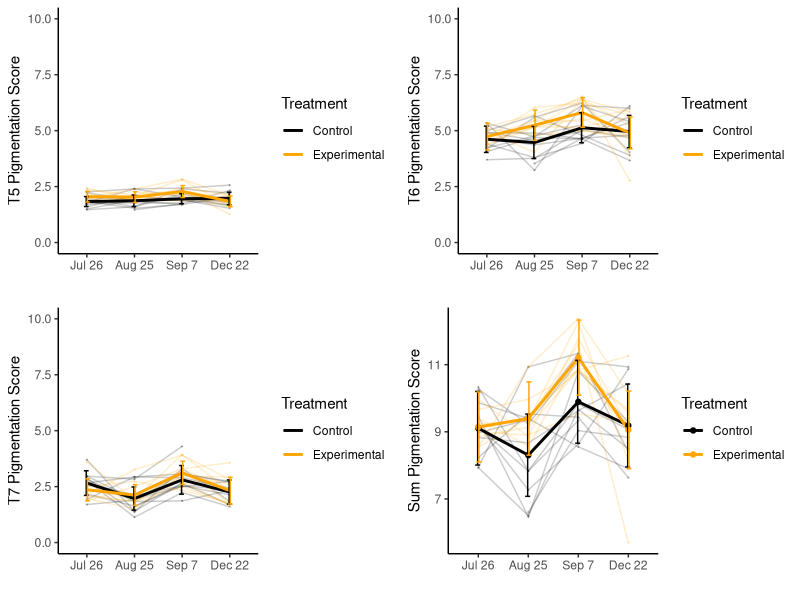
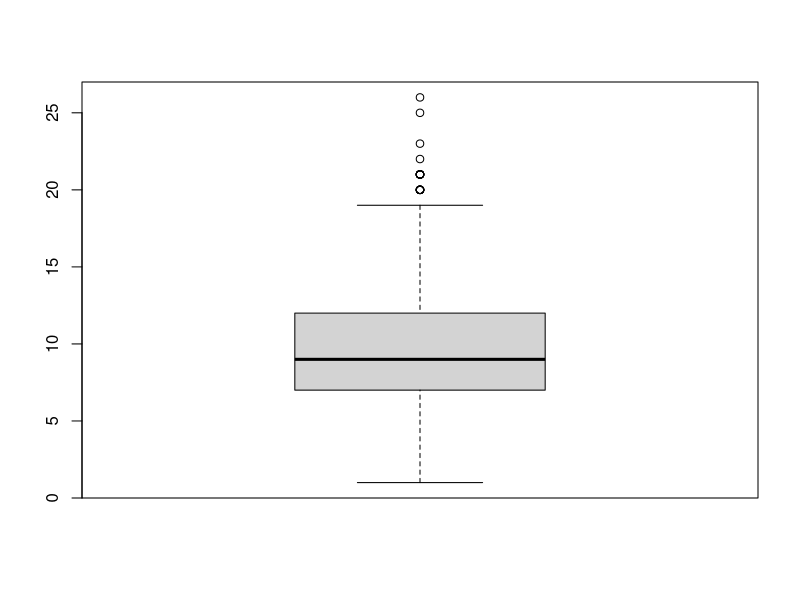
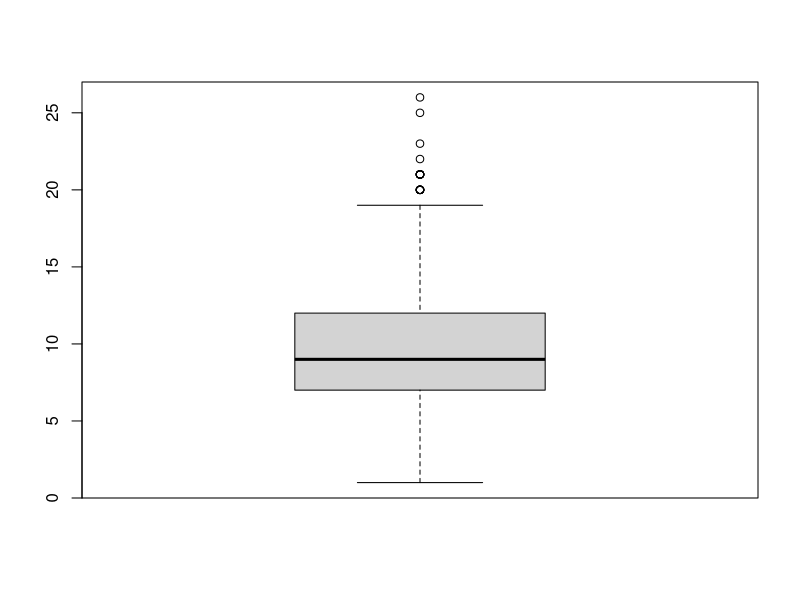
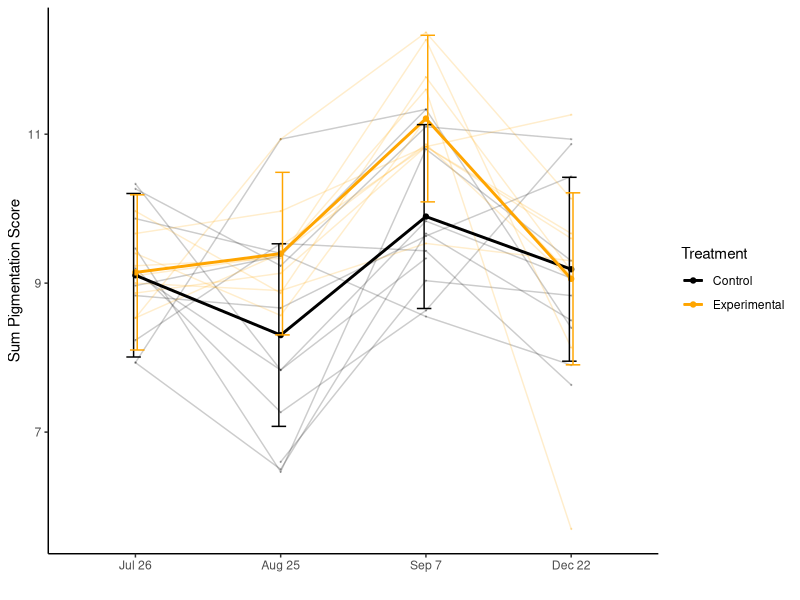

Write R code to recreate these figures, in order. (Note: this script raises an error after producing the figures.)
## ---- chunk 1
library(tidyverse)
library(gridExtra) # for arranging multiple plots in 1 image
## ---- chunk 2
raw_pigmentation1 <- read.csv("./data/Caitlynn_PigmentationData.csv")
raw_pigmentation2 <- read.csv("./data/Andy_PigmentationData.csv")
pigmentation_master <- read.csv("./data/Samples_Master.csv")

# Combine data and recompute sums
raw_pigmentation1 <- raw_pigmentation1 %>% rename(Rand_ID = Tube.)
pigmentation_wTPs28 <- rbind(raw_pigmentation1[1:5], raw_pigmentation2[1:5])
pigmentation_wTPs28 <- pigmentation_wTPs28 %>% mutate("Sum" = T5 + T6 + T7)

# Merge using Rand_ID
pigmentation_wTPs28 <- merge(pigmentation_wTPs28, pigmentation_master)
write.csv(pigmentation_wTPs28, "pigmentation_wTPs28.csv")

# Notes:
# - raw_pigmentation1 row 1557 malformed
# - no data for Rand_ID 13
## ---- chunk 3
pigmentation <- pigmentation_wTPs28[!(pigmentation_wTPs28$TP==2 |pigmentation_wTPs28$TP==8),]
write.csv(pigmentation, "pigmentation.csv")
## ---- chunk 4
# pigmentation <- read.csv("pigmentation.csv")

pigmentation_nadrop <- drop_na(pigmentation) # TEMP CODE, Removed NAs to visualize
pigmentation_by_TP_cage <- pigmentation_nadrop %>% # TEMP CODE, Removed NAs to visualize
# pigmentation_by_TP_cage <- pigmentation %>% 
  group_by(TP, Treatment, Cage) %>% 
  summarise(
    T5 = mean(T5),
    T6 = mean(T6),
    T7 = mean(T7),
    Sum = mean(Sum)
  ) %>% 
  mutate(
    Cage = paste(Treatment, Cage, sep="-"),
    TP = as.factor(TP),
    Treatment = case_when(
      Treatment == "E" ~ "Control",
      Treatment == "P" ~ "Experimental"
    )
  ) 

write.csv(pigmentation_by_TP_cage, "pigmentation_by_TP_cage_nadrop.csv") # TEMP CODE, Removed NAs to visualize
# write.csv(pigmentation_by_TP_cage, "pigmentation_by_TP_cage.csv")

summary(pigmentation_by_TP_cage[4:7])
## ---- chunk 5
# pigmentation <- read.csv("pigmentation.csv")

pigmentation_nadrop <- drop_na(pigmentation) # TEMP CODE, Removed NAs to visualize
pigmentation_by_TP_treatment <- pigmentation_nadrop %>% # TEMP CODE, Removed NAs to visualize
# pigmentation_by_TP_treatment <- pigmentation %>% 
  group_by(TP, Treatment) %>%
  summarise(
    se5 = sd(T5)/sqrt(10),
    se6 = sd(T6)/sqrt(10),
    se7 = sd(T7)/sqrt(10),
    seSum = sd(Sum)/sqrt(10),
    T5 = mean(T5),
    T6 = mean(T6),
    T7 = mean(T7),
    Sum = mean(Sum),
    ) %>% 
    mutate(
      TP = as.factor(TP),
      Treatment = case_when(
        Treatment == "E" ~ "Control",
        Treatment == "P" ~ "Experimental"
      )
    )

write.csv(pigmentation_by_TP_treatment, "pigmentation_by_TP_treatment_nadrop.csv") # TEMP CODE
# write.csv(pigmentation_by_TP_Treatment, "pigmentation_by_TP_Treatment.csv")

summary(pigmentation_by_TP_cage[4:7])
## ---- chunk 6
# Use these .csv files if data frames have not been fixed
# pigmentation_by_TP_treatment <- read.csv("pigmentation_by_TP_cage_nadrop.csv")
# pigmentation_by_TP_treatment <- read.csv("pigmentation_by_TP_treatment_nadrop.csv")

# pigmentation_by_TP_treatment <- read.csv("pigmentation_by_TP_cage.csv")
# pigmentation_by_TP_treatment <- read.csv("pigmentation_by_TP_treatment.csv")
## ---- chunk 7
p1 <- ggplot(
  data=pigmentation_by_TP_cage,
  aes(x=TP, y=T5, group=Treatment, color=Treatment)
) + 
geom_line(aes(group=Cage), alpha=0.2) + # Cage pigmentation
geom_point(aes(color=Treatment), size= 0.2, alpha = 0.2) +  # Cage pigmentation
geom_line(data=pigmentation_by_TP_treatment, aes(x=TP, y=T5), size=1) +  # Treatment pigmentation
geom_errorbar(data=pigmentation_by_TP_treatment, aes(y=T5, ymin=T5-se5, ymax=T5+se5), width=.2,
               position=position_dodge(0.05)) + # Treatment pigmentation
scale_color_manual(values=c("black","orange")) +
scale_x_discrete(
  labels = c("Jul 26",  "Aug 25", "Sep 7", "Dec 22"),
) +
ylim(0, 10) +
labs( y = "T5 Pigmentation Score",  x="") +
theme_classic() # +
# theme(
#   axis.title.x = element_text(size = 0),
#   axis.title.y = element_text(size = 30),
#   axis.text.x = element_text(size = 30),
#   axis.text.y = element_text(size = 30),
#   )  

p2 <- ggplot(
  data=pigmentation_by_TP_cage,
  aes(x=TP, y=T6, group=Treatment, color=Treatment)
) + 
geom_line(aes(group=Cage), alpha=0.2) + # Cage pigmentation
geom_point(aes(color=Treatment), size= 0.2, alpha = 0.2) + # Cage pigmentation
geom_line(data=pigmentation_by_TP_treatment, aes(x=TP, y=T6), size=1) + # Treatment pigmentation
geom_errorbar(data=pigmentation_by_TP_treatment, aes(y=T6, ymin=T6-se6, ymax=T6+se6), width=.2,
               position=position_dodge(0.05)) + # Treatment pigmentation
scale_color_manual(values=c("black","orange")) +
scale_x_discrete(
  labels = c("Jul 26",  "Aug 25", "Sep 7", "Dec 22"),
) +
ylim(0, 10) +
labs( y = "T6 Pigmentation Score",  x="") +
theme_classic() # +
# theme(
#   axis.title.x = element_text(size = 0),
#   axis.title.y = element_text(size = 30),
#   axis.text.x = element_text(size = 30),
#   axis.text.y = element_text(size = 30),
#   )  

p3 <- ggplot(
  data=pigmentation_by_TP_cage,
  aes(x=TP, y=T7, group=Treatment, color=Treatment)
) + 
geom_line(aes(group=Cage), alpha=0.2) + # Cage pigmentation
geom_point(aes(color=Treatment), size= 0.2, alpha = 0.2) + # Cage pigmentation
geom_line(data=pigmentation_by_TP_treatment, aes(x=TP, y=T7), size=1) + # Treatment pigmentation
geom_errorbar(data=pigmentation_by_TP_treatment, aes(y=T7, ymin=T7-se7, ymax=T7+se7), width=.2,
               position=position_dodge(0.05)) + # Treatment pigmentation
scale_color_manual(values=c("black","orange")) +
scale_x_discrete(
  labels = c("Jul 26",  "Aug 25", "Sep 7", "Dec 22"),
) +
ylim(0, 10) +
labs( y = "T7 Pigmentation Score",  x="") +
theme_classic() # +
# theme(
#   axis.title.x = element_text(size = 0),
#   axis.title.y = element_text(size = 30),
#   axis.text.x = element_text(size = 30),
#   axis.text.y = element_text(size = 30),
#   )  

p4 <- ggplot(
  data=pigmentation_by_TP_cage,
  aes(x=TP, y=Sum, group=Treatment, color=Treatment)
) + 
geom_line(aes(group=Cage), alpha=0.2) + # Cage pigmentation
geom_point(aes(color=Treatment), size= 0.2, alpha = 0.2) + # Cage pigmentation
geom_line(data=pigmentation_by_TP_treatment, aes(x=TP, y=Sum), size=1) +
geom_point(data=pigmentation_by_TP_treatment, aes(x=TP, y=Sum)) + # Treatment pigmentation
geom_errorbar(data=pigmentation_by_TP_treatment, aes(y=Sum, ymin=Sum-seSum, ymax=Sum+seSum), width=.2,     
              position=position_dodge(0.05)) + # Treatment pigmentation
scale_color_manual(values=c("black","orange")) +
scale_x_discrete(
  labels = c("Jul 26",  "Aug 25", "Sep 7", "Dec 22"),
) +
labs(y = "Sum Pigmentation Score",  x="") +
theme_classic() # +
# theme(
#   axis.title.x = element_text(size = 0),
#   axis.title.y = element_text(size = 28),
#   axis.text.x = element_text(size = 30),
#   axis.text.y = element_text(size = 30),
#   legend.title = element_text(size = 30),
#   legend.text = element_text(size = 25)
#   )  

grid.arrange(p1, p2, p3, p4)
ggsave("pigmentation_plot.png") # Only saves sum plot
## ---- chunk 8
# pigmentation <- read.csv("pigmentation.csv")
# pigmentation_nadrop <- drop_na(pigmentation)
## ---- chunk 9
shapiro.test(pigmentation_nadrop$Sum)

boxplot(pigmentation_nadrop$Sum)
boxplot(pigmentation_nadrop$Sum)
## ---- chunk 10
pigmentation_nadrop_log <- pigmentation_nadrop %>% mutate(log.Sum = log(Sum))
## ---- chunk 11
stats_time_pigmentation <- data.frame(treatment=character(), time_frame=integer(), p=double())

for (group in unique(pigmentation_nadrop_log$Treatment)) {
  time_gap = 1
  for (dates in list(c(3, 7), c(7, 9), c(9, 13))) {
    data_sub <- pigmentation_nadrop_log %>% filter(TP %in% dates & Treatment == group)
    
    full.model = lmer(log.Sum ~ TP + (1|Experimenter) + (1|Sample), data=data_sub, REML=FALSE)
    noTP.model = lmer(log.Sum ~ (1|Experimenter) + (1|Sample), data=data_sub, REML=FALSE)
    p = anova(full.model, noTP.model)[2,8]
    
    stats_time_pigmentation  <- rbind(stats_time_pigmentation, data.frame(treatment=c(group), time_frame=c(time_gap), p=c(p)))
    time_gap = time_gap + 1
  }
}

# Make easier to interpret
stats_time_pigmentation_simple <- stats_time_pigmentation  %>%
  mutate(
    time_frame = case_when(
      # time_frame == 1 ~ "Jul 26 - Aug 25",
      # time_frame == 2 ~ "Aug 25 - Sep 7",
      # time_frame == 3 ~ "Sep 7 - Dec 22"
      time_frame == 1 ~ "07-26 to 08-25",
      time_frame == 2 ~ "08-25 to 09-07",
      time_frame == 3 ~ "09-07 to 12-22"
    ),
    p = case_when(
      p < 0.001 ~ "<0.001",
      p >= 0.001 ~ as.character(round(p, digits=3))
    ),
    sig = case_when(
      p < 0.05 ~ "*",
      p >= 0.001 ~ ""
    )
  )

write.csv(stats_time_pigmentation_simple, "stats_time_pigmentation.csv")
stats_time_pigmentation_simple
## ---- chunk 12
stats_treatment_pigmentation <- data.frame(TP=integer(), p=double())

for (tp in c(3, 7, 9, 13)) {
  data_sub <- pigmentation_nadrop_log %>% filter(TP == tp)
  full.model = lmer(log.Sum ~ Treatment + (1|Experimenter) + (1|Sample), data=data_sub, REML=FALSE)
  noTreatment.model = lmer(log.Sum ~ (1|Experimenter) + (1|Sample), data=data_sub, REML=FALSE)
  p = anova(full.model, noTreatment.model)[2,8]
  stats_treatment_pigmentation <- rbind(stats_treatment_pigmentation, data.frame(TP=c(tp), p=c(p)))
}

# Make easier to interpret
stats_treatment_pigmentation_simple <- stats_treatment_pigmentation %>%
  mutate(
    date = case_when(
      TP == 3 ~ "07-26",
      TP == 7 ~ "08-25",
      TP == 9 ~ "09-07",
      TP == 13 ~ "12-22"
      # TP == 3 ~ "Jul 26",
      # TP == 7 ~ "Aug 25",
      # TP == 9 ~ "Sep 7",
      # TP == 13 ~ "Dec 22"
    ),
    p = case_when(
      p < 0.001 ~ "<0.001",
      p >= 0.001 ~ as.character(round(p, digits=3))
    ),
    sig = case_when(
      p < 0.05 ~ "*",
      p >= 0.001 ~ ""
    )
  ) %>% 
  select(date, p, sig)

write.csv(stats_treatment_pigmentation_simple, "stats_treatment_pigmentation.csv")
stats_treatment_pigmentation_simple 
